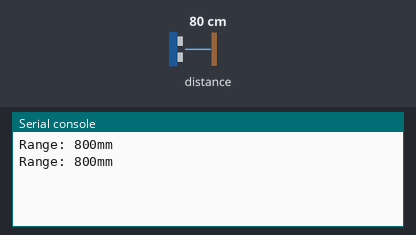
Recording of a program running on a simulated CircuitPython board. Parts: the last lines printed to the serial console. The inputs (shaded band) are chosen by the test bench; at power-on: distance to the obstacle 80 cm.

Above: at 1.2 s.
1.3 s: distance to the obstacle set to 2 cm
At 2.6 s:
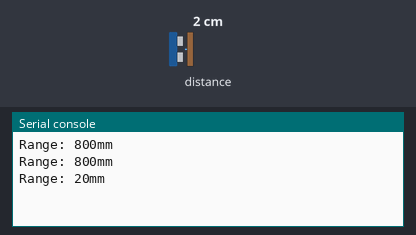
2.8 s: distance to the obstacle set to 4 cm
At 3.8 s:
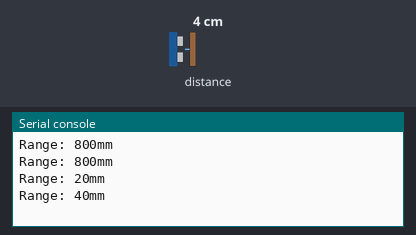
Timing chart, 0 to 5.8 s (numbered marks = the images above; inputs shaded):
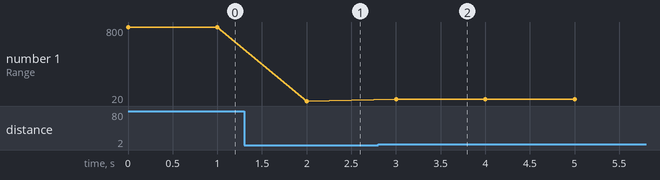

The program:

vl53l0x_simpletest.py
```python
# Simple demo of the VL53L0X distance sensor.
# Will print the sensed range/distance every second.
import time

import board
import busio

import adafruit_vl53l0x

# Initialize I2C bus and sensor.
i2c = busio.I2C(board.SCL, board.SDA)
vl53 = adafruit_vl53l0x.VL53L0X(i2c)

# Optionally adjust the measurement timing budget to change speed and accuracy.
# See the example here for more details:
#   https://github.com/pololu/vl53l0x-arduino/blob/master/examples/Single/Single.ino
# For example a higher speed but less accurate timing budget of 20ms:
# vl53.measurement_timing_budget = 20000
# Or a slower but more accurate timing budget of 200ms:
# vl53.measurement_timing_budget = 200000
# The default timing budget is 33ms, a good compromise of speed and accuracy.

# Main loop will read the range and print it every second.
while True:
    print("Range: {0}mm".format(vl53.range))
    time.sleep(1.0)
```

Measured:
- after the input at 1.3 s, the serial console: prints a new line after 0.70 s (image 1)
- after the input at 2.8 s, the serial console: prints a new line after 0.20 s (image 2)
- plotted number 1: 800 → 20 after the input at 1.3 s, 20 → 40 after the input at 2.8 s
